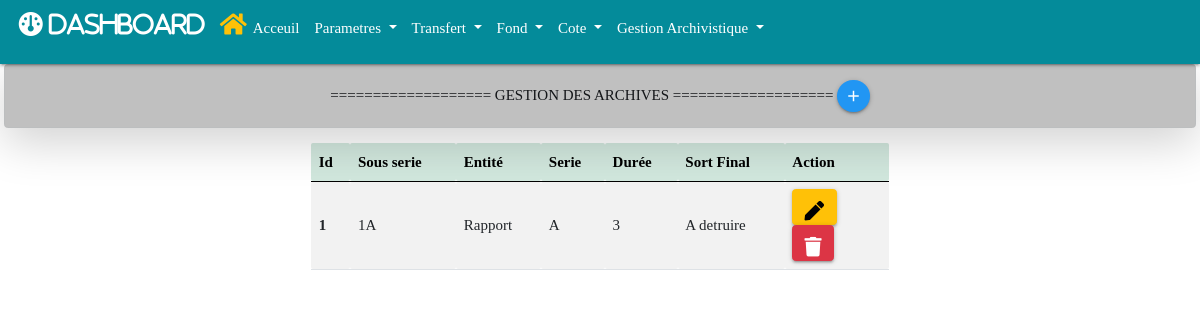
The app's page /fond/sousserie, older data.
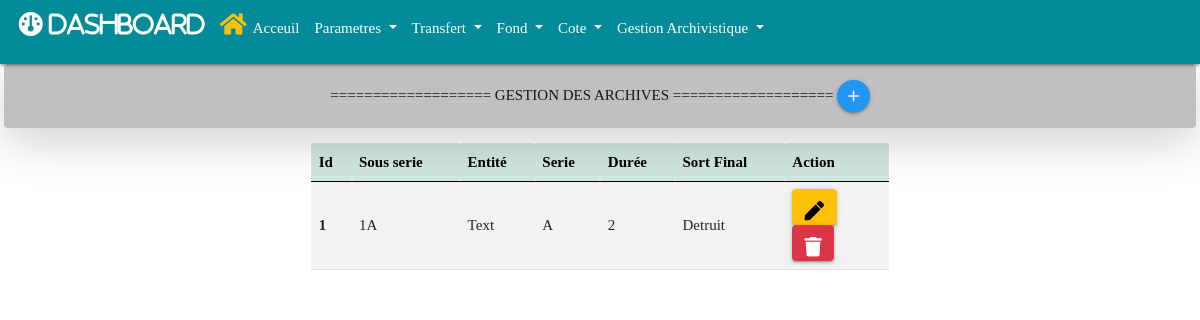
The same page, newer data.
### fond/models.py (models this page shows, shortened)
class Sous_serie(models.Model):
    sousserie = models.CharField(max_length=5, null=True, blank=True)
    entite = models.CharField(max_length=200, null=True, blank=True)
    serie = models.ForeignKey(Serie, null=True, blank=True, on_delete=models.CASCADE)
    duree = models.IntegerField()
    sort_final = models.CharField(max_length=200, null=True, blank=True)
    create_at = models.DateField(auto_now_add=True, null=True)
    modified_at = models.DateTimeField(auto_now_add=True)

class Serie(models.Model):
    serie = models.CharField(max_length=5, null=True, blank=True)
    entite = models.CharField(max_length=200, null=True, blank=True)
    create_at = models.DateField(auto_now_add=True, null=True)
    modified_at = models.DateTimeField(auto_now_add=True)
    def __str__(self):
        return self.serie

### fond/views.py (the view)
# urls.py: path('fond/sousserie', views.sousserie, name="sousserie"),
def sousserie(request):
    sousseries = Sous_serie.objects.all()
    context = {'sousseries':sousseries}
    return render(request, 'fond/sousserie/sousserie.html', context)

### fond/templates/fond/sousserie/sousserie.html (shortened to what this page needs)
{% extends 'base.html' %}
{% block add %}
<a href="{% url 'add_sousserie' %}" class="btn-floating btn-small waves-effect waves-light blue" title="Ajouter une sousserie">
    <i class="material-icons">add</i>
</a>
{% endblock add %}
{% block main %}
<div class="container mt-3 w-50">
    <table id="example" class="table table-striped" style="width:100%">
        <thead class="table-success">
            <tr>
                <th>Id</th>
                <th>Sous serie</th>
                <th>Entité</th>
                <th>Serie</th>
                <th>Durée</th>
                <th>Sort Final</th>
                <th style="width: 18%;">Action</th>
            </tr>
        </thead>
        <tbody>
            {% for sousserie in sousseries %}
            <tr>
                <th scope="row">{{sousserie.id}}</th>
                <td>{{sousserie.sousserie}}</td>
                <td>{{sousserie.entite}}</td>
                <td>{{sousserie.serie}}</td>
                <td>{{sousserie.duree}}</td>
                <td>{{sousserie.sort_final}}</td>
                <td>
                    <a href="{% url 'edit_sousserie' sousserie.id %}" type="button" class="btn btn-warning" title="Edit sousserie">
                        <i class="fas fa-pen"></i>
                    </a>
                    <a href="{% url 'delete_sousserie' sousserie.id %}" type="button" class="btn btn-danger" title="Supprimer sousserie">
                        <i class="fas fa-trash"></i>
                    </a>
                </td>
            </tr>
            {% endfor %}
        </tbody>
    </table>
</div>
{% endblock main %}

Row changes from the older to the newer data that the page shows:
changed Sous_serie id 1: entite "Rapport" → "Text"; duree "3" → "2"; sort_final "A detruire" → "Detruit"
